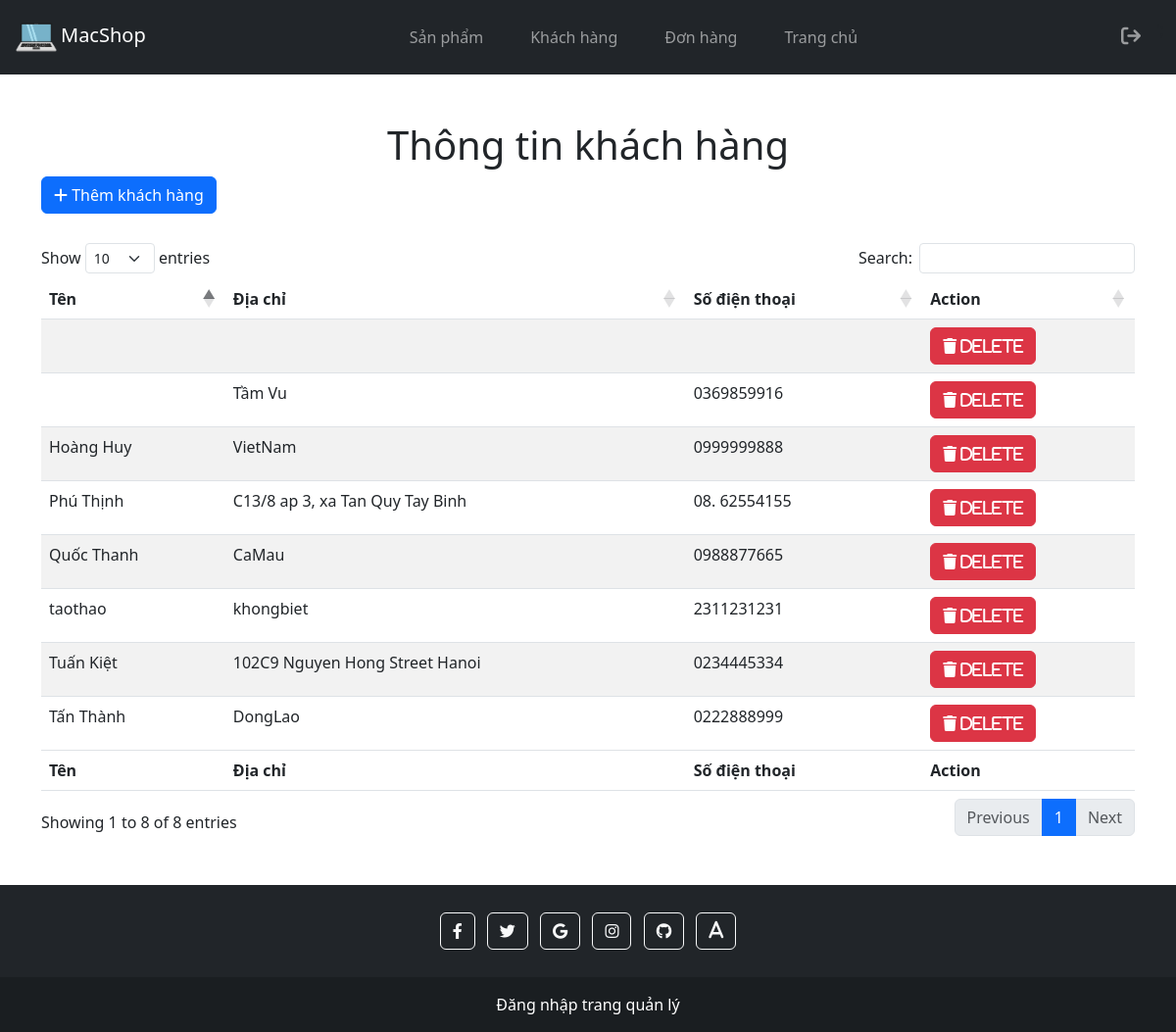
The app's page /PHP/admin_customer.php with its own data.
### tables this page shows
CREATE TABLE `user` (
  `id_user` int(20) NOT NULL,
  `username` varchar(255) NOT NULL,
  `password` varchar(20) NOT NULL,
  `phone` varchar(32) DEFAULT NULL,
  `address` varchar(32) DEFAULT NULL,
  `name` varchar(32) NOT NULL
);

### PHP/admin_customer.php (the view, shortened to what this page needs)
<?php
include '../conn.php';
$customers = $pdo->query("SELECT * FROM user")->fetchAll(PDO::FETCH_ASSOC);
?>
<?php
require './admin_header.php'
?>
<main style="min-height: 500px;">
    <div class="container mt-5 mb-5">
        <h1 class="text-center"> Thông tin khách hàng</h1>
        <a href="./add_user.php" class="btn btn-primary" style="margin-bottom: 30px;">
            <i class="fa fa-plus"></i> Thêm khách hàng</a>
        <table id="example" class="table table-striped" style="width:100%">
            <thead>
                <tr>
                    <th>Tên</th>
                    <th>Địa chỉ</th>
                    <th>Số điện thoại</th>
                    <th>Action</th>
                </tr>
            </thead>
            <tbody>
                <?php foreach ($customers as $customer) : ?>
                    <tr>
                        <td><?php echo $customer['name']; ?></td>
                        <td><?php echo $customer['address']; ?></td>
                        <td><?php echo $customer['phone']; ?></td>
                        <td>
                            <form method="post" action="delete_user.php">
                                <button type="submit" class="btn btn-xs btn-danger" name="delete">
                                    <i alt="Delete" class="fa fa-trash"> Delete</i>
                                </button>
                            </form>
                        </td>
                    </tr>
                <?php endforeach; ?>
            </tbody>
            <tfoot>
                <tr>
                    <th>Tên</th>
                    <th>Địa chỉ</th>
                    <th>Số điện thoại</th>
                    <th>Action</th>
                </tr>
            </tfoot>
        </table>
    </div>
</main>
<?php include './footer.php'; ?>
</html>

### PHP/admin_header.php (shortened to what this page needs)
<!DOCTYPE html>
<html lang="en">
<head>
    <link href="https://cdn.jsdelivr.net/npm/bootstrap@5.3.0-alpha1/dist/css/bootstrap.min.css" rel="stylesheet">
    <link rel="stylesheet" href="https://cdn.datatables.net/1.13.4/css/dataTables.bootstrap5.min.css">
    <link rel="stylesheet" href="https://cdnjs.cloudflare.com/ajax/libs/font-awesome/6.3.0/css/all.min.css" />
    <link rel="stylesheet" href="https://cdnjs.cloudflare.com/ajax/libs/font-awesome/6.3.0/css/brands.min.css" />
    <link rel="stylesheet" href="https://cdnjs.cloudflare.com/ajax/libs/font-awesome/6.3.0/css/fontawesome.min.css" />
    <link rel="stylesheet" href="https://cdnjs.cloudflare.com/ajax/libs/font-awesome/6.3.0/css/regular.min.css" />
    <link rel="stylesheet" href="https://cdnjs.cloudflare.com/ajax/libs/font-awesome/6.3.0/css/solid.min.css" />
    <link rel="stylesheet" href="https://cdnjs.cloudflare.com/ajax/libs/font-awesome/6.3.0/css/svg-with-js.min.css" />
    <link rel="stylesheet" href="../ASSETS/CSS/base.css">
    <link rel="stylesheet" href="../ASSETS/CSS/style.css">
</head>
<body>
    <nav class="navbar navbar-expand-sm navbar-dark bg-dark">
        <div class="container-fluid">
            <a class="navbar-brand" href="./manager.php"><img src="../ASSETS/IMG/Senza-titolo-1.png" height="50" alt="">MacShop</a>
            <div class="collapse navbar-collapse" id="mynavbar">
                <ul class="navbar-nav mx-auto">
                    <li class="nav-item mx-3">
                        <a class="nav-link" href="./admin_product.php">Sản phẩm</a>
                    </li>
                    <li class="nav-item mx-3">
                        <a class="nav-link" href="./admin_customer.php">Khách hàng</a>
                    </li>
                    <li class="nav-item mx-3">
                        <a class="nav-link" href="./error.php">Đơn hàng</a>
                    </li>
                    <li class="nav-item mx-3">
                        <a class="nav-link" href="../index.php">Trang chủ</a>
                    </li>
                </ul>
                <ul class="navbar-nav mx=0">
                    <li class="nav-item mx-2">
                        <a class="nav-link" href="./admin_logout.php"><i class="fa-solid fa-sign-out"></i></a>
                    </li>';
                </ul>
            </div>
        </div>
    </nav>

### PHP/footer.php (shortened to what this page needs)
<footer class="bg-dark text-center text-white">
    <div class="p-4 pb-0">
        <section class="mb-4">
            <a class="btn btn-outline-light btn-floating m-1" href="https://www.facebook.com" role="button"><i class="fab fa-facebook-f"></i></a>
            <a class="btn btn-outline-light btn-floating m-1" href="https://twitter.com" role="button"><i class="fab fa-twitter"></i></a>
            <a class="btn btn-outline-light btn-floating m-1" href="https://www.google.com.vn" role="button"><i class="fab fa-google"></i></a>
            <a class="btn btn-outline-light btn-floating m-1" href="https://www.instagram.com/" role="button"><i class="fab fa-instagram"></i></a>
            <a class="btn btn-outline-light btn-floating m-1" href="https://github.com/TranHongHoangHuy/CT428" role="button"><i class="fab fa-github"></i></a>
            <a class="btn btn-outline-light btn-floating m-1" href="../PHP/admin.php" role="button"><i class="fa-solid fa-a"></i></a>
        </section>
    </div>
    <div class="text-center p-3" style="background-color: rgba(0, 0, 0, 0.2);">
        <a class="text-white" href="../PHP/admin.php" style="text-decoration: none;">Đăng nhập trang quản lý</a>
    </div>
</footer>
</body>
</html>

### ASSETS/CSS/base.css (style rules this page uses)
* { margin: 0; padding: 0; }
:root { --black-color: #101010; --white-color: #fff; --white-color-dark: #e3e3e3; --white-color-1-dark: #ddd; --black-color-light: #2d2d2d; --black-color-2-light: #3e3e3e; --black-color-3-light: #4d4d4d; --black-color-4-light: #5d5d5d; --card-color: #f5f5f5; --card-background-color: #f4eeee; }

### ASSETS/CSS/style.css (style rules this page uses)
.fa-solid { font-size: 20px; }

### records on screen
user: name "Hoàng Huy", address "VietNam", phone "0999999888"
user: name "Tấn Thành", address "DongLao", phone "0222888999"
user: name "Quốc Thanh", address "CaMau", phone "0988877665"
user: name "Tuấn Kiệt", address "102C9 Nguyen Hong Street Hanoi", phone "0234445334"
user: name "Phú Thịnh", address "C13/8 ap 3, xa Tan Quy Tay Binh", phone "08. 62554155"
user: address "Tầm Vu", phone "0369859916"
user: name "taothao", address "khongbiet", phone "2311231231"
